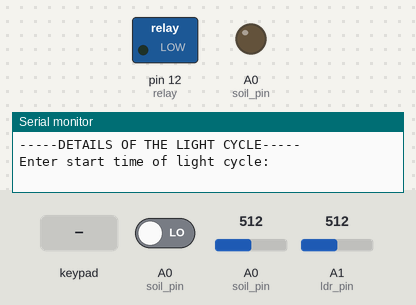
Bench run of a sketch on a simulated Arduino Uno, built with avr-gcc and run on an emulated ATmega328P. Parts: switched loads named in the sketch (green lamp = pin HIGH), output pins drawn as LEDs (lit = HIGH), the last lines printed to the serial monitor. Dashed ring = blinking. The test bench sets the inputs (shaded band); at power-on: A1 (ldr_pin) = 512, A0 (soil_pin) LOW, A0 (soil_pin) = 512.

Above: at 0.8 s.
0.9 s: key '1' pressed
2.4 s: keypad keys 9 8 7 6 # pressed 0.4 s apart
5.9 s: keypad keys 5 4 3 2 # pressed 0.4 s apart
At 8.8 s:
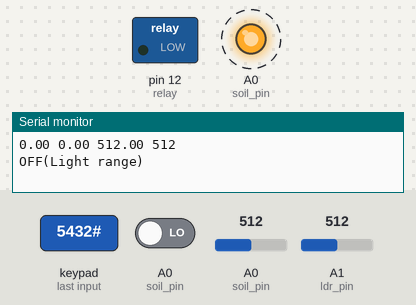
10.9 s: A1 (ldr_pin) set to 366
13.9 s: A1 (ldr_pin) set to 339
At 16.2 s:
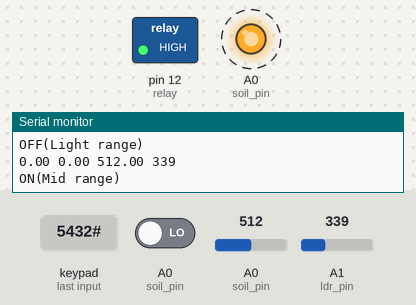
16.8 s: A1 (ldr_pin) set to 360
At 19.2 s:
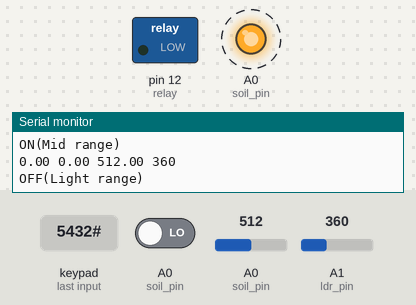
Timing chart, 0 to 20.8 s (numbered marks = the images above; inputs shaded):
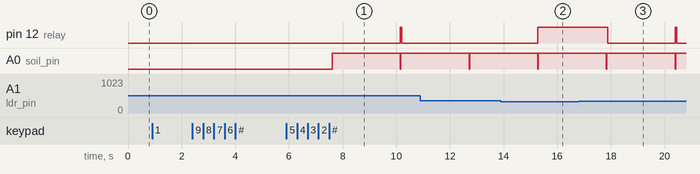

Measured:
- the behaviour switches between 351 and 350 on A1 (ldr_pin) (found by bisection; images 1 and 2)
- after the input at 5.9 s, pin 12 (relay): LOW → HIGH after 4.3 s, → LOW 0.06 s later; A0 (soil_pin): LOW → HIGH after 1.7 s, → LOW 2.5 s later, → HIGH 0.02 s later
- after the input at 13.9 s, pin 12 (relay): goes on until 15.3 s, then stays HIGH
- after the input at 16.8 s, pin 12 (relay): HIGH → LOW after 1.1 s, → HIGH 2.5 s later, → LOW 0.06 s later

The sketch:

Task5.ino
```cpp
#include "dht.h"
#define dht_apin A0
dht DHT;

const int ldr_pin = A1;

#define soil_pin A0
float soilMois;

int relay = 12;

#include <Keypad.h>
const int ROW_NUM = 4;
const int COLUMN_NUM = 4;
char keys[ROW_NUM][COLUMN_NUM] = {
  {'1', '2', '3', 'A'},
  {'4', '5', '6', 'B'},
  {'7', '8', '9', 'C'},
  {'*', '0', '#', 'D'}
};
byte pin_rows[ROW_NUM] = {9, 8, 7, 6};
byte pin_column[COLUMN_NUM] = {5, 4, 3, 2};
Keypad keypad = Keypad( makeKeymap(keys), pin_rows, pin_column, ROW_NUM, COLUMN_NUM );

String inputString;
long startTime;
long endTime;
bool light = 0;

void setup(){
  Serial.begin(9600);
  inputString.reserve(6);
  pinMode(ldr_pin, INPUT);
  pinMode(relay, OUTPUT);
  Serial.println("-----DETAILS OF THE LIGHT CYCLE-----\n");
  Serial.println("Enter start time of light cycle: ");
  startTime = key_to_int();
  Serial.print("\nSaved start time as ");
  Serial.println(startTime);
  Serial.println("\nEnter end time of light cycle:");
  endTime = key_to_int();
  Serial.print("\nSaved end time as ");
  Serial.println(endTime);
  Serial.println("\n-----TEMPERATURE,HUMIDITY,LIGHT AND SOIL MOISTURE READINGS-----");
  Serial.println("*******************************************************");
}

void loop(){
    while (1) {
    if (millis() < startTime) {
      readData();
    }
    if (startTime < millis() < endTime) {
      digitalWrite(relay, HIGH);
      //Serial.println("ON(Manual Light Cycle)");
    }
    if (millis() > endTime) {
      readData();
    }
  }
}

long key_to_int() {
  long inputInt;
  while (1) {
    char key = keypad.getKey();
      if (key) {
        Serial.print(key);
        if (key >= '0' && key <= '9') {
          inputString += key;
        } else if (key == '#') {
          if (inputString.length() > 0) {
            inputInt = inputString.toInt();
            inputString = "";
            break;
          }
        } else if (key == '*') {
        inputString = "";
       }
     }
   }
 return inputInt;
}

void readData(){
   DHT.read11(dht_apin);
   Serial.print(DHT.temperature);
   Serial.print(" ");
   Serial.print(DHT.humidity);
   Serial.print(" ");
   soilMois = analogRead(soil_pin);
   Serial.print(soilMois);
   Serial.print(" ");
   int ldrStatus = analogRead(ldr_pin);
   Serial.println(ldrStatus);
    if (ldrStatus <= 150) {
      digitalWrite(relay, HIGH);
      Serial.println("ON(Dark range)");
      delay(2500);
    } else if (ldrStatus <= 350) {
      digitalWrite(relay, HIGH);
      Serial.println("ON(Mid range)");
      delay(2500);
    } else if (ldrStatus <= 1000){
      digitalWrite(relay, LOW);
      Serial.println("OFF(Light range)");
      delay(2500);
    }
}
```

dht.cpp
```cpp
//
//    FILE: dht22.cpp
// VERSION: 0.1.00
// PURPOSE: DHT22 Temperature & Humidity Sensor library for Arduino
//
// DATASHEET:
//
// HISTORY:
// 0.1.0 by Rob Tillaart (01/04/2011)
// inspired by DHT11 library
//

#include "dht.h"

#define TIMEOUT 10000

/////////////////////////////////////////////////////
//
// PUBLIC
//


// return values:
//  0 : OK
// -1 : checksum error
// -2 : timeout
int dht::read11(uint8_t pin)
{
	// READ VALUES
	int rv = read(pin);
	if (rv != 0) return rv;

	// CONVERT AND STORE
	humidity    = bits[0];  // bit[1] == 0;
	temperature = bits[2];  // bits[3] == 0;

	// TEST CHECKSUM
	uint8_t sum = bits[0] + bits[2]; // bits[1] && bits[3] both 0
	if (bits[4] != sum) return -1;

	return 0;
}

// return values:
//  0 : OK
// -1 : checksum error
// -2 : timeout
int dht::read22(uint8_t pin)
{
	// READ VALUES
	int rv = read(pin);
	if (rv != 0) return rv;

	// CONVERT AND STORE
	humidity    = word(bits[0], bits[1]) * 0.1;

	int sign = 1;
	if (bits[2] & 0x80) // negative temperature
	{
		bits[2] = bits[2] & 0x7F;
		sign = -1;
	}
	temperature = sign * word(bits[2], bits[3]) * 0.1;


	// TEST CHECKSUM
	uint8_t sum = bits[0] + bits[1] + bits[2] + bits[3];
	if (bits[4] != sum) return -1;

	return 0;
}

/////////////////////////////////////////////////////
//
// PRIVATE
//

// return values:
//  0 : OK
// -2 : timeout
int dht::read(uint8_t pin)
{
	// INIT BUFFERVAR TO RECEIVE DATA
	uint8_t cnt = 7;
	uint8_t idx = 0;

	// EMPTY BUFFER
	for (int i=0; i< 5; i++) bits[i] = 0;

	// REQUEST SAMPLE
	pinMode(pin, OUTPUT);
	digitalWrite(pin, LOW);
	delay(20);
	digitalWrite(pin, HIGH);
	delayMicroseconds(40);
	pinMode(pin, INPUT);

	// GET ACKNOWLEDGE or TIMEOUT
	unsigned int loopCnt = TIMEOUT;
	while(digitalRead(pin) == LOW)
		if (loopCnt-- == 0) return -2;

	loopCnt = TIMEOUT;
	while(digitalRead(pin) == HIGH)
		if (loopCnt-- == 0) return -2;

	// READ THE OUTPUT - 40 BITS => 5 BYTES
	for (int i=0; i<40; i++)
	{
		loopCnt = TIMEOUT;
		while(digitalRead(pin) == LOW)
			if (loopCnt-- == 0) return -2;

		unsigned long t = micros();

		loopCnt = TIMEOUT;
		while(digitalRead(pin) == HIGH)
			if (loopCnt-- == 0) return -2;

		if ((micros() - t) > 40) bits[idx] |= (1 << cnt);
		if (cnt == 0)   // next byte?
		{
			cnt = 7;
			idx++;
		}
		else cnt--;
	}

	return 0;
}
//
// END OF FILE
//
```

dht.h
```cpp
//
//    FILE: dht.h
// VERSION: 0.1.00
// PURPOSE: DHT Temperature & Humidity Sensor library for Arduino
//
//     URL: http://arduino.cc/playground/Main/DHTLib
//
// HISTORY:
// see dht.cpp file
//

#ifndef dht_h
#define dht_h

#if ARDUINO >= 100
 #include "Arduino.h"
#else
 #include "WProgram.h"
#endif

#define DHT_LIB_VERSION "0.1.00"

class dht
{
public:
	int read11(uint8_t pin);
    int read22(uint8_t pin);
	double humidity;
	double temperature;

private:
	uint8_t bits[5];  // buffer to receive data
	int read(uint8_t pin);
};
#endif
//
// END OF FILE
//
```
